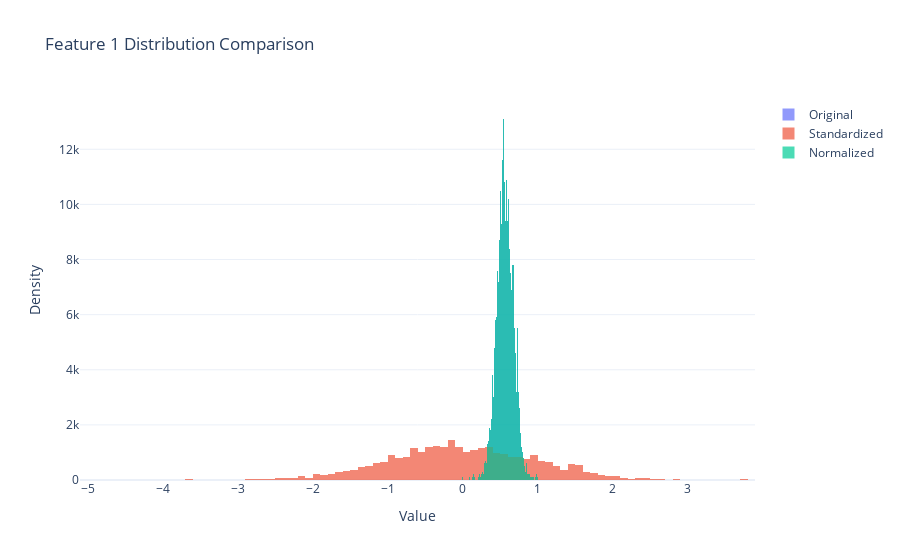

Notebook code for this chart:
### Markdown cell above
Investigate the distribution of the data.

### Code cell
import numpy as np
import pandas as pd
import plotly.express as px
from sklearn.preprocessing import StandardScaler, MinMaxScaler
from plotly import graph_objects as go
from src.utils import plotters

# Standardize and normalize the training data
scaler_standard = StandardScaler()
train_data_standardized = scaler_standard.fit_transform(train_data)

scaler_minmax = MinMaxScaler()
train_data_normalized = scaler_minmax.fit_transform(train_data)

# 比较第一个特征在不同处理方法下的分布
plotters.plot_overlay_density(
    [train_data, train_data_standardized, train_data_normalized],
    ["Original", "Standardized", "Normalized"],
    feature_idx=0,  # 比较第一个特征
    title="Feature 1 Distribution Comparison"
)
# plotters.plot_overlay_density(
#     [train_data, train_data_standardized, train_data_normalized],
#     ["Original", "Standardized", "Normalized"],
#     feature_idx=2,  # 比较第一个特征
#     title="Feature 2 Distribution Comparison"
# )
# plotters.plot_overlay_density(
#     [train_data, train_data_standardized, train_data_normalized],
#     ["Original", "Standardized", "Normalized"],
#     feature_idx=3,  # 比较第一个特征
#     title="Feature 3 Distribution Comparison"
# )

### Figure 1 — Plotly figure (JSON) as saved in the notebook; plotly's stock layout.template omitted (floating-point values rounded to 4 significant figures; data arrays with more than 128 entries replaced by an {"elided": "..."} marker saying what was removed)
{"data": [{"histnorm": "density", "name": "Original", "opacity": 0.7, "type": "histogram", "x": {"elided": "2998 float values"}}, {"histnorm": "density", "name": "Standardized", "opacity": 0.7, "type": "histogram", "x": {"elided": "2998 float values"}}, {"histnorm": "density", "name": "Normalized", "opacity": 0.7, "type": "histogram", "x": {"elided": "2998 float values"}}], "layout": {"barmode": "overlay", "title": {"text": "Feature 1 Distribution Comparison"}, "xaxis": {"title": {"text": "Value"}}, "yaxis": {"title": {"text": "Density"}}}}
